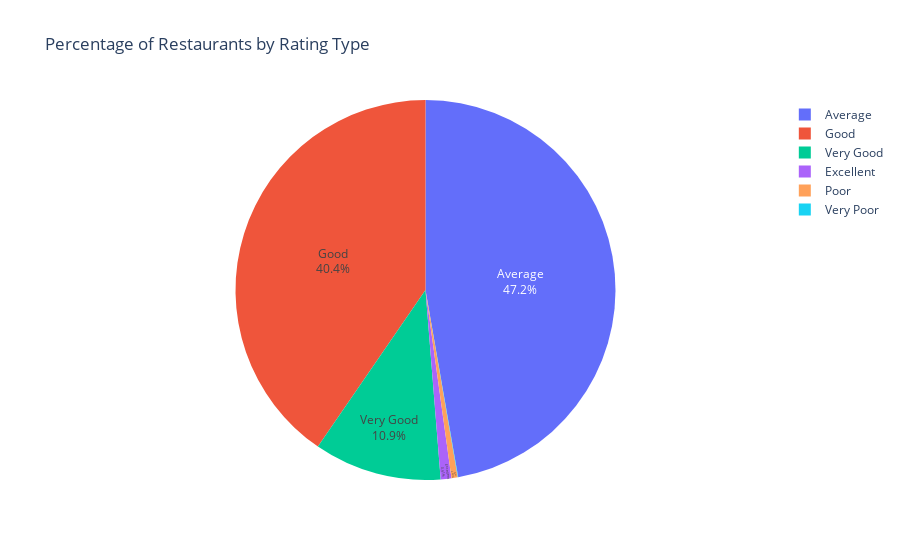

The cell this chart's notebook holds for it:
### Code cell
fig = px.pie(rating_type_df, names='RATING_TYPE', values='COUNT OF RESTAURANTS', color='RATING_TYPE',  
title='Percentage of Restaurants by Rating Type').update_traces(textposition='inside', textinfo='percent+label')
fig.show()

### Figure 1 — Plotly figure (JSON) as saved in the notebook; plotly's stock layout.template omitted (floating-point values rounded to 4 significant figures)
{"data": [{"customdata": [["Average"], ["Good"], ["Very Good"], ["Excellent"], ["Poor"], ["Very Poor"]], "domain": {"x": [0, 1], "y": [0, 1]}, "hovertemplate": "RATING_TYPE=%{customdata[0]}<br>COUNT OF RESTAURANTS=%{value}<extra></extra>", "labels": ["Average", "Good", "Very Good", "Excellent", "Poor", "Very Poor"], "legendgroup": "", "marker": {"colors": ["#636efa", "#EF553B", "#00cc96", "#ab63fa", "#FFA15A", "#19d3f3"]}, "name": "", "showlegend": true, "textinfo": "percent+label", "textposition": "inside", "type": "pie", "values": [4983, 4263, 1145, 96, 56, 4]}], "layout": {"legend": {"tracegroupgap": 0}, "title": {"text": "Percentage of Restaurants by Rating Type"}}}
